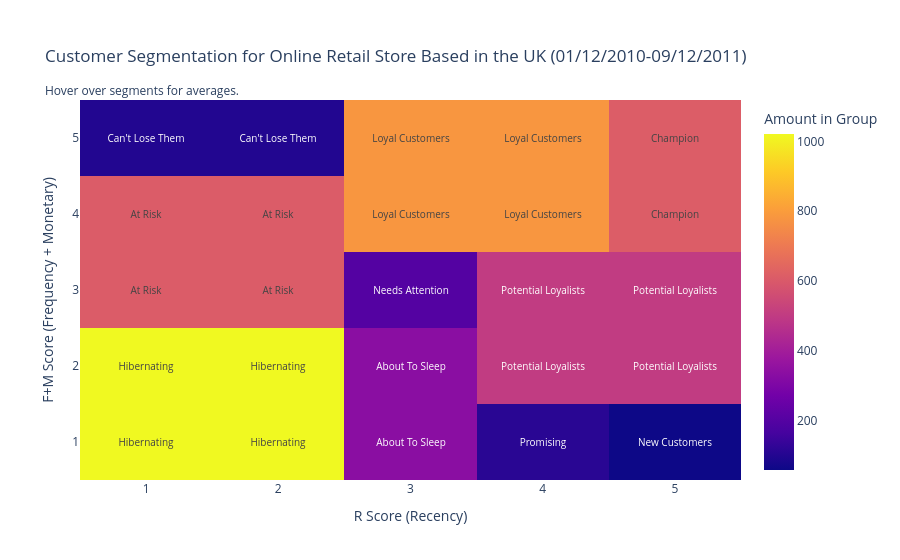

Notebook source saved alongside this figure:
### Markdown cell above
Below is a heatmap of each of the customer segments. Each segment can be hovered over to display:

<ul>
<li>The number of customers in that segment.</li>
<li>Monetary: The average spend for customers in the segment.</li>
<li>Recency: The average number of days since the last visit (09/12/2011 - Most recent visit).</li>
<li>Frequency: The average number of visits for customers in that segment.</li>
<li>Proportion: % of total customers in that segment.</li>
</ul>

### Code cell
extra_cols = grouped[["total_avg","recency_avg","freq_avg"]].round(2)
extra_cols[["recency_avg","freq_avg"]] = extra_cols[["recency_avg","freq_avg"]].round(0)
extra_cols["proportion"] = ((grouped["amount_summed(y)"]/(grouped["amount_summed(x)"].sum()))*100).round(2)

fig = go.Figure(data=go.Heatmap(
    x=grouped.recQ,
    y=grouped.totfreqQ,
    z=grouped["amount_summed(y)"],
    customdata= extra_cols,
    text=grouped.cust_label,
    texttemplate="%{text}",
    hovertemplate="Number in Group: %{z}<br>Average Spend: £%{customdata[0]}<br>Average Days Since Last Visit: %{customdata[1]}<br>Average Number of Transactions During the Year: %{customdata[2]}<br>Proportion of Customers: %{customdata[3]}%<extra></extra>",
    name="",
    colorbar={
        "title":"Amount in Group"
    }
    ))

fig.update_layout(
    title={
        "text":"Customer Segmentation for Online Retail Store Based in the UK (01/12/2010-09/12/2011)",
        "yanchor":"top"
    },
    title_subtitle={
        "text":"Hover over segments for averages."
    },
    yaxis = {
        "title" : {
            "text":"F+M Score (Frequency + Monetary)"
        }
    },
    xaxis = {
        "title" : {
            "text":"R Score (Recency)"
        }
    }
)

fig.show()

### Figure 1 — Plotly figure (JSON) as saved in the notebook; plotly's stock layout.template omitted (floating-point values rounded to 4 significant figures)
{"data": [{"colorbar": {"title": {"text": "Amount in Group"}}, "customdata": [[6966.0, 5.0, 280.0, 14.14], [6966.0, 5.0, 280.0, 14.14], [550.2, 16.0, 52.0, 11.64], [550.2, 16.0, 52.0, 11.64], [161.9, 6.0, 17.0, 1.34], [3005.0, 33.0, 148.0, 18.07], [3005.0, 33.0, 148.0, 18.07], [550.2, 16.0, 52.0, 11.64], [550.2, 16.0, 52.0, 11.64], [153.3, 21.0, 16.0, 2.55], [3005.0, 33.0, 148.0, 18.07], [3005.0, 33.0, 148.0, 18.07], [677.6, 50.0, 56.0, 4.63], [266.0, 51.0, 25.0, 7.7], [266.0, 51.0, 25.0, 7.7], [3791.0, 132.0, 125.0, 2.24], [935.5, 154.0, 52.0, 14.07], [935.5, 154.0, 52.0, 14.07], [241.4, 217.0, 18.0, 23.62], [241.4, 217.0, 18.0, 23.62], [3791.0, 132.0, 125.0, 2.24], [935.5, 154.0, 52.0, 14.07], [935.5, 154.0, 52.0, 14.07], [241.4, 217.0, 18.0, 23.62], [241.4, 217.0, 18.0, 23.62]], "hovertemplate": "Number in Group: %{z}<br>Average Spend: £%{customdata[0]}<br>Average Days Since Last Visit: %{customdata[1]}<br>Average Number of Transactions During the Year: %{customdata[2]}<br>Proportion of Customers: %{customdata[3]}%<extra></extra>", "name": "", "text": ["Champion", "Champion", "Potential Loyalists", "Potential Loyalists", "New Customers", "Loyal Customers", "Loyal Customers", "Potential Loyalists", "Potential Loyalists", "Promising", "Loyal Customers", "Loyal Customers", "Needs Attention", "About To Sleep", "About To Sleep", "Can't Lose Them", "At Risk", "At Risk", "Hibernating", "Hibernating", "Can't Lose Them", "At Risk", "At Risk", "Hibernating", "Hibernating"], "texttemplate": "%{text}", "type": "heatmap", "x": [5, 5, 5, 5, 5, 4, 4, 4, 4, 4, 3, 3, 3, 3, 3, 2, 2, 2, 2, 2, 1, 1, 1, 1, 1], "y": [5, 4, 3, 2, 1, 5, 4, 3, 2, 1, 5, 4, 3, 2, 1, 5, 4, 3, 2, 1, 5, 4, 3, 2, 1], "z": [611, 611, 503, 503, 58, 781, 781, 503, 503, 110, 781, 781, 200, 333, 333, 97, 608, 608, 1021, 1021, 97, 608, 608, 1021, 1021]}], "layout": {"title": {"subtitle": {"text": "Hover over segments for averages."}, "text": "Customer Segmentation for Online Retail Store Based in the UK (01/12/2010-09/12/2011)", "yanchor": "top"}, "xaxis": {"title": {"text": "R Score (Recency)"}}, "yaxis": {"title": {"text": "F+M Score (Frequency + Monetary)"}}}}
